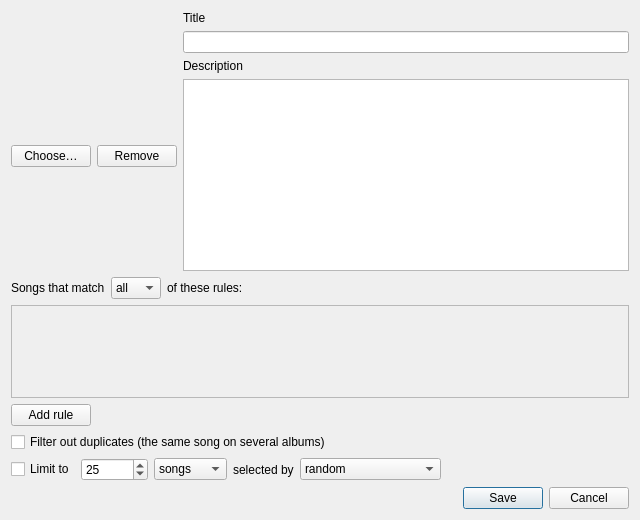
<?xml version="1.0" encoding="UTF-8"?>
<ui version="4.0">
 <class>playlistEditDialog</class>
 <widget class="QDialog" name="playlistEditDialog">
  <property name="geometry">
   <rect>
    <x>0</x>
    <y>0</y>
    <width>640</width>
    <height>520</height>
   </rect>
  </property>
  <property name="windowTitle">
   <string>Edit auto-playlist</string>
  </property>
  <layout class="QVBoxLayout" name="verticalLayout">
   <item>
    <layout class="QHBoxLayout" name="horizontalLayout">
     <item>
      <layout class="QVBoxLayout" name="imageLayout">
       <item>
        <layout class="QHBoxLayout" name="horizontalLayout_2">
         <property name="topMargin">
          <number>0</number>
         </property>
         <item>
          <widget class="QLabel" name="playlistEditImage">
           <property name="minimumSize">
            <size>
             <width>128</width>
             <height>128</height>
            </size>
           </property>
           <property name="maximumSize">
            <size>
             <width>128</width>
             <height>128</height>
            </size>
           </property>
           <property name="toolTip">
            <string>Click to choose an image</string>
           </property>
           <property name="text">
            <string/>
           </property>
           <property name="pixmap">
            <pixmap>assets/list-music.svg</pixmap>
           </property>
           <property name="scaledContents">
            <bool>true</bool>
           </property>
           <property name="alignment">
            <set>Qt::AlignmentFlag::AlignCenter</set>
           </property>
          </widget>
         </item>
        </layout>
       </item>
       <item>
        <layout class="QHBoxLayout" name="imageButtonsLayout">
         <item>
          <widget class="QPushButton" name="playlistEditChooseImageButton">
           <property name="text">
            <string>Choose…</string>
           </property>
          </widget>
         </item>
         <item>
          <widget class="QPushButton" name="playlistEditRemoveImageButton">
           <property name="text">
            <string>Remove</string>
           </property>
          </widget>
         </item>
        </layout>
       </item>
       <item>
        <spacer name="imageSpacer">
         <property name="orientation">
          <enum>Qt::Orientation::Vertical</enum>
         </property>
         <property name="sizeHint" stdset="0">
          <size>
           <width>20</width>
           <height>10</height>
          </size>
         </property>
        </spacer>
       </item>
      </layout>
     </item>
     <item>
      <layout class="QVBoxLayout" name="textLayout">
       <item>
        <widget class="QLabel" name="playlistEditTitleLabel">
         <property name="text">
          <string>Title</string>
         </property>
         <property name="buddy">
          <cstring>playlistEditTitle</cstring>
         </property>
        </widget>
       </item>
       <item>
        <widget class="QLineEdit" name="playlistEditTitle"/>
       </item>
       <item>
        <widget class="QLabel" name="playlistEditDescriptionLabel">
         <property name="text">
          <string>Description</string>
         </property>
         <property name="buddy">
          <cstring>playlistEditDescription</cstring>
         </property>
        </widget>
       </item>
       <item>
        <widget class="QPlainTextEdit" name="playlistEditDescription">
         <property name="tabChangesFocus">
          <bool>true</bool>
         </property>
        </widget>
       </item>
      </layout>
     </item>
    </layout>
   </item>
   <item>
    <layout class="QHBoxLayout" name="autoPlaylistMatchRow">
     <item>
      <widget class="QLabel" name="autoPlaylistRulesLabel">
       <property name="text">
        <string>Songs that match</string>
       </property>
      </widget>
     </item>
     <item>
      <widget class="QComboBox" name="autoPlaylistMatchCombo">
       <item>
        <property name="text">
         <string>all</string>
        </property>
       </item>
       <item>
        <property name="text">
         <string>any</string>
        </property>
       </item>
      </widget>
     </item>
     <item>
      <widget class="QLabel" name="autoPlaylistRulesLabelEnd">
       <property name="text">
        <string>of these rules:</string>
       </property>
      </widget>
     </item>
     <item>
      <spacer name="autoPlaylistMatchRowSpacer">
       <property name="orientation">
        <enum>Qt::Orientation::Horizontal</enum>
       </property>
       <property name="sizeHint" stdset="0">
        <size>
         <width>40</width>
         <height>20</height>
        </size>
       </property>
      </spacer>
     </item>
    </layout>
   </item>
   <item>
    <widget class="QScrollArea" name="autoPlaylistRulesScroll">
     <property name="widgetResizable">
      <bool>true</bool>
     </property>
     <widget class="QWidget" name="autoPlaylistRulesContents">
      <layout class="QVBoxLayout" name="autoPlaylistRulesLayout">
       <item>
        <spacer name="autoPlaylistRulesSpacer">
         <property name="orientation">
          <enum>Qt::Orientation::Vertical</enum>
         </property>
         <property name="sizeHint" stdset="0">
          <size>
           <width>20</width>
           <height>40</height>
          </size>
         </property>
        </spacer>
       </item>
      </layout>
     </widget>
    </widget>
   </item>
   <item>
    <layout class="QHBoxLayout" name="autoPlaylistRuleButtons">
     <item>
      <widget class="QPushButton" name="autoPlaylistAddRuleButton">
       <property name="text">
        <string>Add rule</string>
       </property>
       <property name="icon">
        <iconset>
         <normaloff>assets/plus.svg</normaloff>assets/plus.svg</iconset>
       </property>
      </widget>
     </item>
     <item>
      <spacer name="autoPlaylistRuleButtonsSpacer">
       <property name="orientation">
        <enum>Qt::Orientation::Horizontal</enum>
       </property>
       <property name="sizeHint" stdset="0">
        <size>
         <width>40</width>
         <height>20</height>
        </size>
       </property>
      </spacer>
     </item>
    </layout>
   </item>
   <item>
    <widget class="QCheckBox" name="autoPlaylistNoDuplicatesCheck">
     <property name="toolTip">
      <string>Songs with the same artist and title count as one, keeping the first</string>
     </property>
     <property name="text">
      <string>Filter out duplicates (the same song on several albums)</string>
     </property>
    </widget>
   </item>
   <item>
    <layout class="QHBoxLayout" name="autoPlaylistLimitRow">
     <item>
      <widget class="QCheckBox" name="autoPlaylistLimitCheck">
       <property name="text">
        <string>Limit to</string>
       </property>
      </widget>
     </item>
     <item>
      <widget class="QSpinBox" name="autoPlaylistLimitAmount">
       <property name="minimum">
        <number>1</number>
       </property>
       <property name="maximum">
        <number>999999</number>
       </property>
       <property name="value">
        <number>25</number>
       </property>
      </widget>
     </item>
     <item>
      <widget class="QComboBox" name="autoPlaylistLimitUnit">
       <property name="currentIndex">
        <number>4</number>
       </property>
       <item>
        <property name="text">
         <string>minutes</string>
        </property>
       </item>
       <item>
        <property name="text">
         <string>hours</string>
        </property>
       </item>
       <item>
        <property name="text">
         <string>GB</string>
        </property>
       </item>
       <item>
        <property name="text">
         <string>MB</string>
        </property>
       </item>
       <item>
        <property name="text">
         <string>songs</string>
        </property>
       </item>
       <item>
        <property name="text">
         <string>albums</string>
        </property>
       </item>
      </widget>
     </item>
     <item>
      <widget class="QLabel" name="autoPlaylistLimitByLabel">
       <property name="text">
        <string>selected by</string>
       </property>
      </widget>
     </item>
     <item>
      <widget class="QComboBox" name="autoPlaylistLimitOrder">
       <item>
        <property name="text">
         <string>random</string>
        </property>
       </item>
       <item>
        <property name="text">
         <string>most often played</string>
        </property>
       </item>
       <item>
        <property name="text">
         <string>least often played</string>
        </property>
       </item>
       <item>
        <property name="text">
         <string>most recently added</string>
        </property>
       </item>
       <item>
        <property name="text">
         <string>least recently added</string>
        </property>
       </item>
       <item>
        <property name="text">
         <string>most recently played</string>
        </property>
       </item>
       <item>
        <property name="text">
         <string>least recently played</string>
        </property>
       </item>
      </widget>
     </item>
     <item>
      <spacer name="autoPlaylistLimitRowSpacer">
       <property name="orientation">
        <enum>Qt::Orientation::Horizontal</enum>
       </property>
       <property name="sizeHint" stdset="0">
        <size>
         <width>40</width>
         <height>20</height>
        </size>
       </property>
      </spacer>
     </item>
    </layout>
   </item>
   <item>
    <widget class="QDialogButtonBox" name="playlistEditButtonBox">
     <property name="orientation">
      <enum>Qt::Orientation::Horizontal</enum>
     </property>
     <property name="standardButtons">
      <set>QDialogButtonBox::StandardButton::Cancel|QDialogButtonBox::StandardButton::Save</set>
     </property>
    </widget>
   </item>
  </layout>
 </widget>
 <tabstops>
  <tabstop>playlistEditTitle</tabstop>
  <tabstop>playlistEditDescription</tabstop>
  <tabstop>playlistEditChooseImageButton</tabstop>
  <tabstop>playlistEditRemoveImageButton</tabstop>
 </tabstops>
 <resources/>
 <connections/>
</ui>
